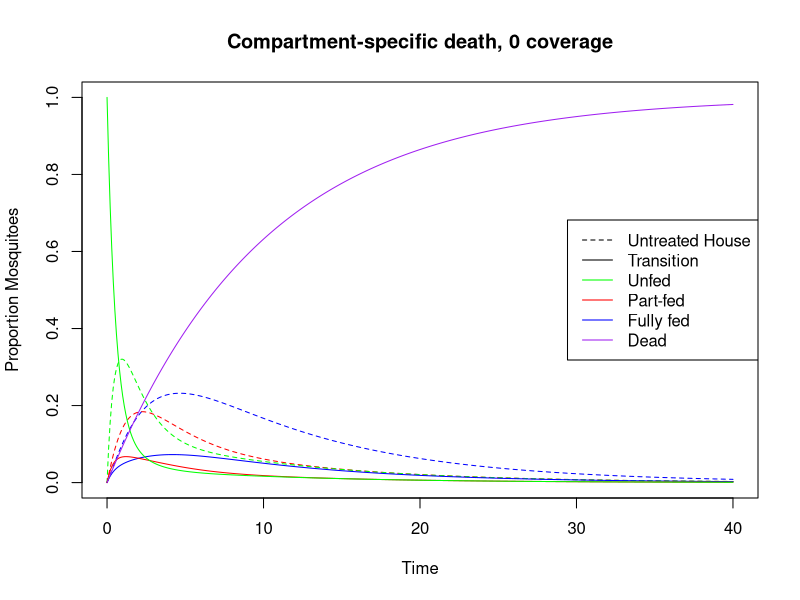
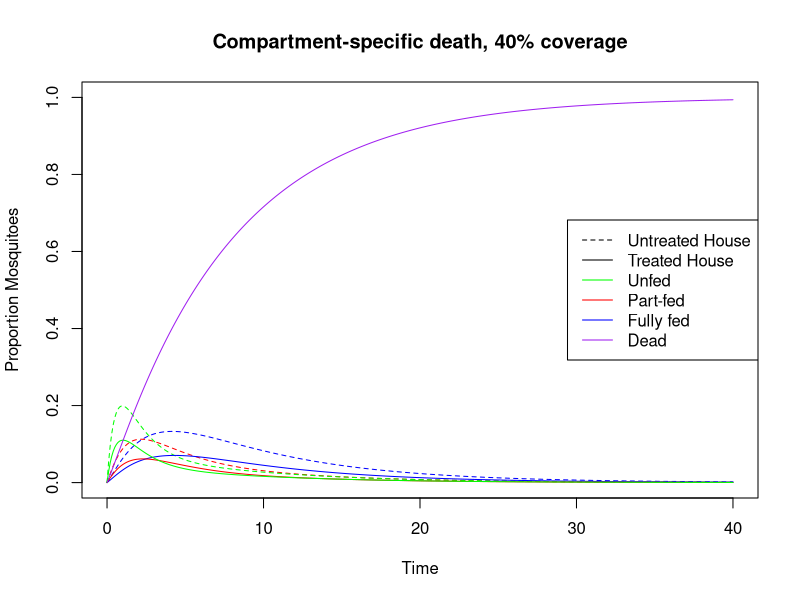
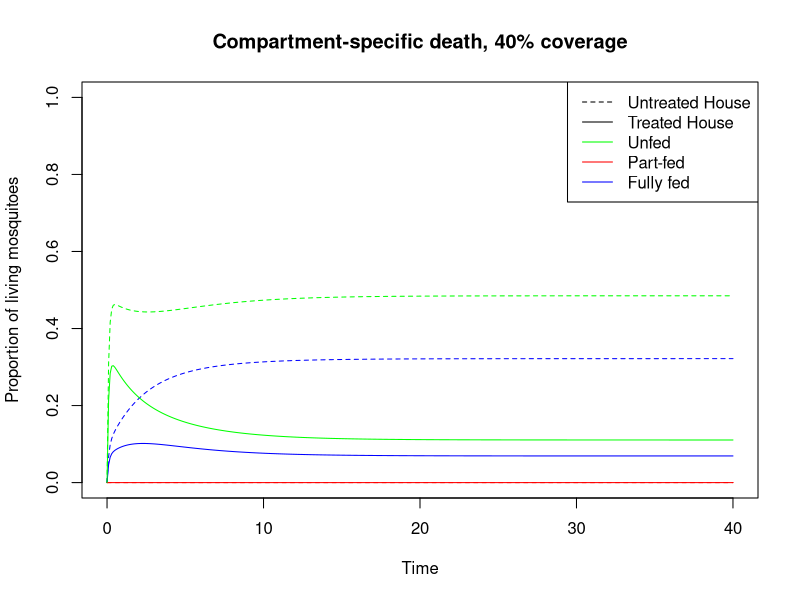

Write the R code that produced these figures, in order.
library(deSolve)
library(tidyverse)

feeding.markov.model = function(t, x, parms){
  
  UF = x[1]
  UP = x[2]
  UN = x[3]
  deltaF = x[4]
  deltaP = x[5]
  deltaN = x[6]
  TF = x[7]
  TP=x[8]
  TN=x[9]
  D = x[10]
  
  af = parms["af"]
  ap = parms["ap"]
  qu = parms["qu"]
  tau = parms["tau"]
  tau.inv = 1/tau
  d = parms["d"]
  rho=parms["rho"]
  qt = parms["qt"]
  alpha=parms["alpha"]
  C=params["C"]
  gu = params["gu"]
  gt = params["gt"]
  gtau = params["gtau"]
  
  dUF = -(d+qu*(1+d)+gu)*UF + ap*UP + af*UN + (tau.inv*(1-C))*deltaF +
    tau.inv*(1-C)*ap*deltaP + tau.inv*(1-C)*af*deltaN
  dUP = -(ap+qu*(ap+1)+gu)*UP + ap*UN + tau.inv*(1-C)*deltaP +
    tau.inv*(1-C)*ap*deltaN
  
  dUN = d*UF - (af+ap+qu*(af+ap+1)+gu)*UN+tau.inv*(1-C)*d*deltaF+
    tau.inv*(1-C)*deltaN
  ddeltaF =  qu*UF + qu*ap*UP + qu*af*UN - (tau.inv*(1-C)*(1+d) + d +
                                              tau.inv*(1-rho)*C*(1+d)+gtau)*deltaF+
    ap*deltaP+af*deltaN+qt*TF+qt*ap*alpha*TP + qt*af*alpha*TN
  
  ddeltaP = qu*UP + qu*ap*UN - (tau.inv*(1-C)*(ap+1) + ap +
                                  tau.inv*(1-rho)*C*(ap+1)+gtau)*deltaP + ap*deltaN+
    qt*TP + qt*ap*alpha*TN
  
  ddeltaN = qu*d*UF + qu*UN + d*deltaF - 
    (tau.inv*(1-C)*(af+ap+1) + af +ap+tau.inv*(1-rho)*C*(af+ap+1)+gtau)*deltaN +
    qt*d*TF + qt*TN
  
  dTF = tau.inv*(1-rho)*C*deltaF + tau.inv*(1-rho)*C*ap*deltaP + 
    tau.inv*(1-rho)*C*af*deltaN - (qt*(1+d) + d + gt)*TF + ap*alpha*TP +
    af*alpha*TN
  
  dTP = tau.inv*(1-rho)*C*deltaP +
    tau.inv*(1-rho)*C*ap*deltaN-  
    (qt*(ap*alpha+1) + ap*alpha + gt)*TP+
    ap*alpha*TN
  
  dTN = tau.inv * (1-rho) * C*d*deltaF + tau.inv*(1-rho)*C*deltaN+
    d*TF - (qt*alpha*(af+ap)+qt +(af+ap)*alpha + gt)*TN
  
  dD = gu*(UF+UP+UN) + gtau * (deltaF+deltaP+deltaN) + gt * (TF+TP+TN)
  
  
  list(c(dUF, dUP, dUN, ddeltaF, ddeltaP, ddeltaN, dTF, dTP, dTN, dD))
  
}

# test it out

Time= seq(0,40, by=.1)
Init = c(0,0,0,0,0,1,0,0,0,0)
qu=.3
tau=1
tau.inv = 1/tau
ap=0.2
af=.1
d=.1
rho = .2
qt=.2
alpha=.9
C=0
gu = .1
gtau=.1
gt=.2

params=c(af=af, ap=ap, qu=qu, tau=tau, d=d, rho=rho, qt=qt,
         alpha=alpha, C=C, gu=gu, gtau=gtau, gt=gt)

out=as.data.frame(ode(Init, Time, feeding.markov.model, parms=params))

#### All starting in transition unfed ####
plot(out[,2]~ out[,1], type="l", col="blue",lty="dashed",
     ylim=c(0,1), main="Compartment-specific death, 0 coverage",
     xlab="Time", ylab="Proportion Mosquitoes")
lines(out[,3]~ out[,1], type="l", col="red", lty="dashed")
lines(out[,4]~ out[,1], type="l", col="green", lty="dashed")
lines(out[,5]~ out[,1], type="l", col="blue")
lines(out[,6]~ out[,1], type="l", col="red")
lines(out[,7]~ out[,1], type="l", col="green")
lines(out[,11]~ out[,1], type="l", col="purple")

legend("right", c("Untreated House", "Transition", "Unfed", "Part-fed",
                  "Fully fed", "Dead"),
       lty=c(2, 1, 1, 1, 1, 1),
       col=c("black", "black", "green", "red", "blue", "purple"))

#### with treatment ####
qu=.3
tau=1
tau.inv = 1/tau
ap=0.2
af=.1
d=.1
rho = .2
qt=.2
alpha=.9
C=.4
gu = .1
gtau=.1
gt=.2

params=c(af=af, ap=ap, qu=qu, tau=tau, d=d, rho=rho, qt=qt,
         alpha=alpha, C=C, gu=gu, gtau=gtau, gt=gt)

out=as.data.frame(ode(Init, Time, feeding.markov.model, parms=params))

plot(out[,2]~ out[,1], type="l", col="blue",lty="dashed",
     ylim=c(0,1), main="Compartment-specific death, 40% coverage",
     xlab="Time", ylab="Proportion Mosquitoes")
lines(out[,3]~ out[,1], type="l", col="red", lty="dashed")
lines(out[,4]~ out[,1], type="l", col="green", lty="dashed")
lines(out[,8]~ out[,1], type="l", col="blue")
lines(out[,9]~ out[,1], type="l", col="red")
lines(out[,10]~ out[,1], type="l", col="green")
lines(out[,11]~ out[,1], type="l", col="purple")

legend("right", c("Untreated House", "Treated House", "Unfed", "Part-fed",
                  "Fully fed", "Dead"),
       lty=c(2, 1, 1, 1, 1, 1),
       col=c("black", "black", "green", "red", "blue", "purple"))


#### with an emergence rate ####


  

params=c(af=.2, ap=0, qu=.1, tau=.1, d=.3, rho=.3, qt=.2,
         alpha=.9, C=.5, gu=.1, gtau=.3, gt=.2)
out=as.data.frame(ode(Init, Time, feeding.markov.model, parms=params))

names(out) = c("time", "UF", "UP", "UN", "deltaF", "deltaP", "deltaN",
               "TF", "TP", "TN", "Dead")

out = out %>%
  mutate(prop_alive = 1-Dead)

plot(out[,2]/out[,12]~ out[,1], type="l", col="blue",lty="dashed",
     ylim=c(0,1), main="Compartment-specific death, 40% coverage",
     xlab="Time", ylab="Proportion of living mosquitoes")
lines(out[,3]/out[,12]~ out[,1], type="l", col="red", lty="dashed")
lines(out[,4]/out[,12]~ out[,1], type="l", col="green", lty="dashed")
lines(out[,8]/out[,12]~ out[,1], type="l", col="blue")
lines(out[,9]/out[,12]~ out[,1], type="l", col="red")
lines(out[,10]/out[,12]~ out[,1], type="l", col="green")

legend("topright", c("Untreated House", "Treated House", "Unfed",
                     "Part-fed",
                  "Fully fed"),
       lty=c(2, 1, 1, 1, 1),
       col=c("black", "black", "green", "red", "blue", "purple"))
